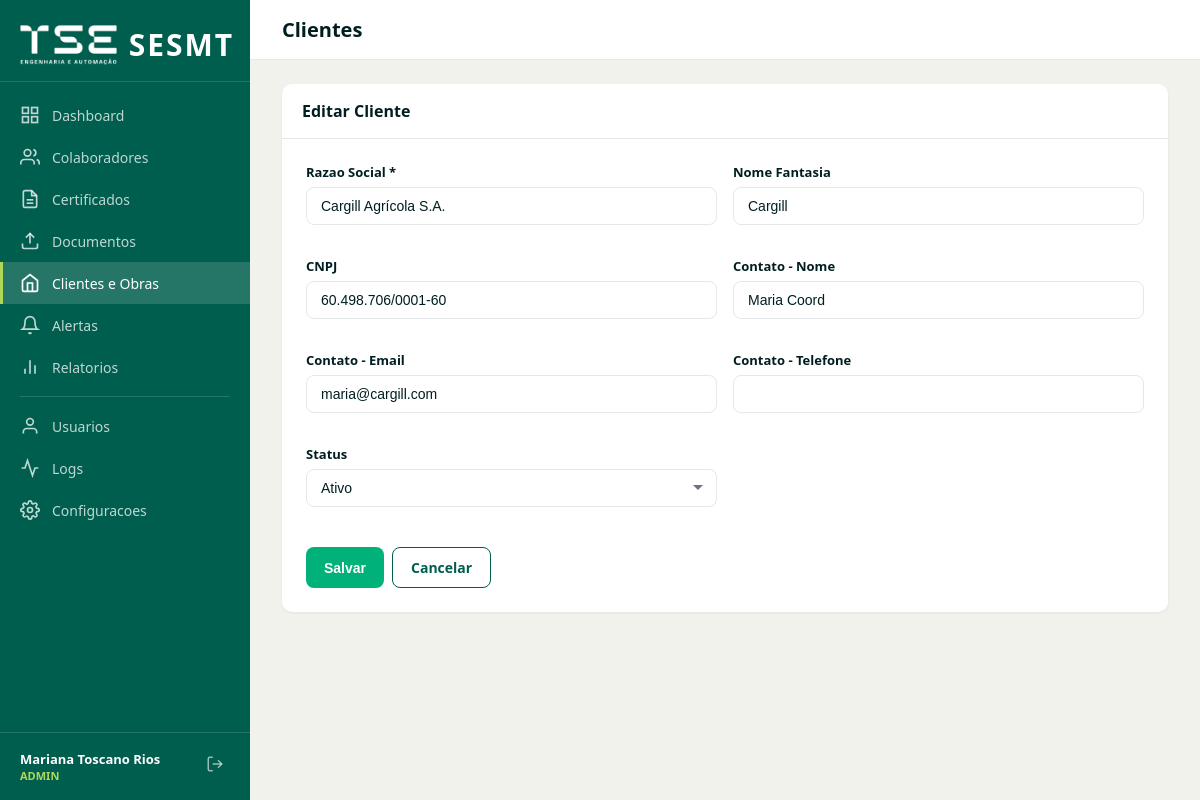
Screenshot of /clientes/2/editar (signed in) with the database file from the repository.
### tables this page shows
CREATE TABLE IF NOT EXISTS clientes (
    id INT AUTO_INCREMENT PRIMARY KEY,
    razao_social VARCHAR(200) NOT NULL,
    nome_fantasia VARCHAR(200) NULL,
    cnpj VARCHAR(18) NULL,
    contato_nome VARCHAR(150) NULL,
    contato_email VARCHAR(150) NULL,
    contato_telefone VARCHAR(20) NULL,
    ativo TINYINT(1) NOT NULL DEFAULT 1,
    criado_em DATETIME NOT NULL DEFAULT CURRENT_TIMESTAMP,
    atualizado_em DATETIME NOT NULL DEFAULT CURRENT_TIMESTAMP ON UPDATE CURRENT_TIMESTAMP,
    INDEX idx_cnpj (cnpj),
    INDEX idx_ativo (ativo)
);

### app/Views/clientes/form.php (the view, shortened to what the rows shown need)
<?php $editing = !empty($cliente); ?>
<div class="table-container">
    <div class="table-header">
        <span class="table-title"><?= $editing ? 'Editar' : 'Novo' ?> Cliente</span>
    </div>
    <div style="padding:24px;">
        <form method="POST" action="<?= $editing ? "/clientes/{$cliente['id']}/atualizar" : '/clientes/salvar' ?>">
            <div class="form-grid">
                <div class="form-group">
                    <label>Razao Social *</label>
                    <input type="text" name="razao_social" class="form-control" required value="<?= htmlspecialchars($cliente['razao_social'] ?? '') ?>">
                </div>
                <div class="form-group">
                    <label>Nome Fantasia</label>
                    <input type="text" name="nome_fantasia" class="form-control" value="<?= htmlspecialchars($cliente['nome_fantasia'] ?? '') ?>">
                </div>
                <div class="form-group">
                    <label>CNPJ</label>
                    <input type="text" name="cnpj" class="form-control" value="<?= htmlspecialchars($cliente['cnpj'] ?? '') ?>">
                </div>
                <div class="form-group">
                    <label>Contato - Nome</label>
                    <input type="text" name="contato_nome" class="form-control" value="<?= htmlspecialchars($cliente['contato_nome'] ?? '') ?>">
                </div>
                <div class="form-group">
                    <label>Contato - Email</label>
                    <input type="email" name="contato_email" class="form-control" value="<?= htmlspecialchars($cliente['contato_email'] ?? '') ?>">
                </div>
                <div class="form-group">
                    <label>Contato - Telefone</label>
                    <input type="text" name="contato_telefone" class="form-control" value="<?= htmlspecialchars($cliente['contato_telefone'] ?? '') ?>">
                </div>
                <?php if ($editing): ?>
                <div class="form-group">
                    <label>Status</label>
                    <select name="ativo" class="form-control">
                        <option value="1" <?= $cliente['ativo'] ? 'selected' : '' ?>>Ativo</option>
                    </select>
                </div>
                <?php endif; ?>
            </div>
            <div style="margin-top:24px;display:flex;gap:8px;">
                <button type="submit" class="btn btn-primary"><?= $editing ? 'Salvar' : 'Cadastrar' ?></button>
                <a href="/clientes" class="btn btn-outline">Cancelar</a>
            </div>
        </form>
    </div>
</div>

### app/Core/Router.php (shortened to what the rows shown need)
<?php
class Router
{
    private array $routes = [];
    private function addRoute(string $method, string $path, array $handler, array $middleware): void
    {
        $pattern = preg_replace('/\{(\w+)\}/', '(?P<$1>[^/]+)', $path);
        $pattern = '#^' . $pattern . '$#';
        $this->routes[] = [
            'method'     => $method,
            'pattern'    => $pattern,
            'handler'    => $handler,
            'middleware'  => $middleware,
        ];
    }
    public function dispatch(): void
    {
        $method = $_SERVER['REQUEST_METHOD'];
        $uri = parse_url($_SERVER['REQUEST_URI'], PHP_URL_PATH);
        $uri = rtrim($uri, '/') ?: '/';
        foreach ($this->routes as $route) {
            if ($route['method'] !== $method) {
                continue;
            }
            if (preg_match($route['pattern'], $uri, $matches)) {
                $params = array_filter($matches, 'is_string', ARRAY_FILTER_USE_KEY);
                [$controllerName, $action] = $route['handler'];
                $controller = new $controllerClass();
                call_user_func_array([$controller, $action], array_values($params));
                return;
            }
        }
    }
}

### app/Views/layouts/app.php (shortened to what the rows shown need)
<!DOCTYPE html>
<html lang="pt-BR">
<head>
    <link rel="stylesheet" href="/assets/css/style.css">
</head>
<body>
    <aside class="sidebar" id="sidebar">
        <a href="/dashboard" class="sidebar-header" style="text-decoration:none; color:inherit;">
            <img src="/assets/img/logo-tse.png" alt="TSE" class="sidebar-logo">
            <span class="sidebar-title">SESMT</span>
        </a>
        <nav class="sidebar-nav">
            <?php if ($user['perfil'] !== 'rh'): ?>
            <a href="/dashboard" class="nav-item <?= ($pageTitle ?? '') === 'Dashboard' ? 'active' : '' ?>">
                <svg width="20" height="20" viewBox="0 0 24 24" fill="none" stroke="currentColor" stroke-width="2"><rect x="3" y="3" width="7" height="7"/><rect x="14" y="3" width="7" height="7"/><rect x="3" y="14" width="7" height="7"/><rect x="14" y="14" width="7" height="7"/></svg>
                <span>Dashboard</span>
            </a>
            <?php endif; ?>
            <a href="/colaboradores" class="nav-item <?= ($pageTitle ?? '') === 'Colaboradores' ? 'active' : '' ?>">
                <svg width="20" height="20" viewBox="0 0 24 24" fill="none" stroke="currentColor" stroke-width="2"><path d="M17 21v-2a4 4 0 00-4-4H5a4 4 0 00-4 4v2"/><circle cx="9" cy="7" r="4"/><path d="M23 21v-2a4 4 0 00-3-3.87"/><path d="M16 3.13a4 4 0 010 7.75"/></svg>
                <span>Colaboradores</span>
            </a>
            <?php if ($user['perfil'] !== 'rh'): ?>
            <a href="/certificados" class="nav-item <?= ($pageTitle ?? '') === 'Certificados' ? 'active' : '' ?>">
                <svg width="20" height="20" viewBox="0 0 24 24" fill="none" stroke="currentColor" stroke-width="2"><path d="M14 2H6a2 2 0 00-2 2v16a2 2 0 002 2h12a2 2 0 002-2V8z"/><polyline points="14 2 14 8 20 8"/><line x1="16" y1="13" x2="8" y2="13"/><line x1="16" y1="17" x2="8" y2="17"/></svg>
                <span>Certificados</span>
            </a>
            <a href="/documentos" class="nav-item <?= ($pageTitle ?? '') === 'Documentos' ? 'active' : '' ?>">
                <svg width="20" height="20" viewBox="0 0 24 24" fill="none" stroke="currentColor" stroke-width="2"><path d="M21 15v4a2 2 0 01-2 2H5a2 2 0 01-2-2v-4"/><polyline points="17 8 12 3 7 8"/><line x1="12" y1="3" x2="12" y2="15"/></svg>
                <span>Documentos</span>
            </a>
            <a href="/clientes" class="nav-item <?= ($pageTitle ?? '') === 'Clientes' ? 'active' : '' ?>">
                <svg width="20" height="20" viewBox="0 0 24 24" fill="none" stroke="currentColor" stroke-width="2"><path d="M3 9l9-7 9 7v11a2 2 0 01-2 2H5a2 2 0 01-2-2z"/><polyline points="9 22 9 12 15 12 15 22"/></svg>
                <span>Clientes e Obras</span>
            </a>
            <a href="/alertas" class="nav-item <?= ($pageTitle ?? '') === 'Alertas' ? 'active' : '' ?>">
                <svg width="20" height="20" viewBox="0 0 24 24" fill="none" stroke="currentColor" stroke-width="2"><path d="M18 8A6 6 0 006 8c0 7-3 9-3 9h18s-3-2-3-9"/><path d="M13.73 21a2 2 0 01-3.46 0"/></svg>
                <span>Alertas</span>
            </a>
            <a href="/relatorios" class="nav-item <?= ($pageTitle ?? '') === 'Relatorios' ? 'active' : '' ?>">
                <svg width="20" height="20" viewBox="0 0 24 24" fill="none" stroke="currentColor" stroke-width="2"><line x1="18" y1="20" x2="18" y2="10"/><line x1="12" y1="20" x2="12" y2="4"/><line x1="6" y1="20" x2="6" y2="14"/></svg>
                <span>Relatorios</span>
            </a>
            <div class="nav-divider"></div>
            <a href="/usuarios" class="nav-item <?= ($pageTitle ?? '') === 'Usuarios' ? 'active' : '' ?>">
                <svg width="20" height="20" viewBox="0 0 24 24" fill="none" stroke="currentColor" stroke-width="2"><path d="M20 21v-2a4 4 0 00-4-4H8a4 4 0 00-4 4v2"/><circle cx="12" cy="7" r="4"/></svg>
                <span>Usuarios</span>
            </a>
            <a href="/logs" class="nav-item <?= ($pageTitle ?? '') === 'Logs' ? 'active' : '' ?>">
                <svg width="20" height="20" viewBox="0 0 24 24" fill="none" stroke="currentColor" stroke-width="2"><polyline points="22 12 18 12 15 21 9 3 6 12 2 12"/></svg>
                <span>Logs</span>
            </a>
            <?php if ($user['perfil'] === 'admin'): ?>
            <a href="/configuracoes" class="nav-item <?= ($pageTitle ?? '') === 'Configuracoes' ? 'active' : '' ?>">
                <span>Configuracoes</span>
            </a>
            <?php endif; ?>
            <?php endif; ?>
        </nav>
        <div class="sidebar-footer">
            <div class="user-info">
                <span class="user-name"><?= htmlspecialchars($user['nome'] ?? '') ?></span>
                <span class="user-role"><?= htmlspecialchars(strtoupper($user['perfil'] ?? '')) ?></span>
            </div>
            <a href="/logout" class="btn-logout" title="Sair">
                <svg width="18" height="18" viewBox="0 0 24 24" fill="none" stroke="currentColor" stroke-width="2"><path d="M9 21H5a2 2 0 01-2-2V5a2 2 0 012-2h4"/><polyline points="16 17 21 12 16 7"/><line x1="21" y1="12" x2="9" y2="12"/></svg>
            </a>
        </div>
    </aside>
    <main class="main-content">
        <header class="top-bar">
            <h1 class="page-title"><?= htmlspecialchars($pageTitle ?? '') ?></h1>
        </header>
        <div class="content-area">
            <?= $content ?>
        </div>
    </main>
</body>
</html>

### rows the page displays
clientes: razao_social "Cargill Agrícola S.A.", nome_fantasia "Cargill", cnpj "60.498.706/0001-60", contato_nome "Maria Coord", contato_email "maria@cargill.com", ativo "Ativo"
